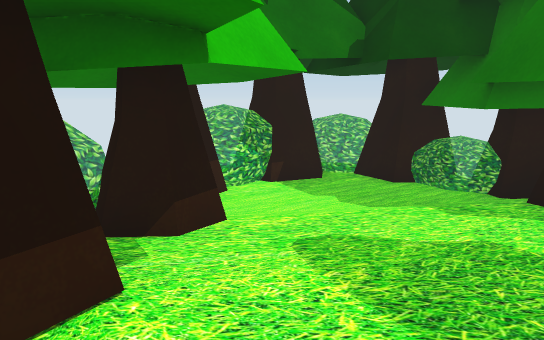
View 1 (above)

17 first-person views from a walk through a 3-D level made in the Unity game engine. The camera is 1.3 m above the floor, tilts 10° down and sees 70° across. The floor is counted in squares, 1 m on a side. Each view is taken from the middle of a square. On the plan, view 1 faces up. The plan holds only what a view shows up to about 16 squares ahead; the rest is blank. The place goes on beyond the plan. The player is left out.

View 2
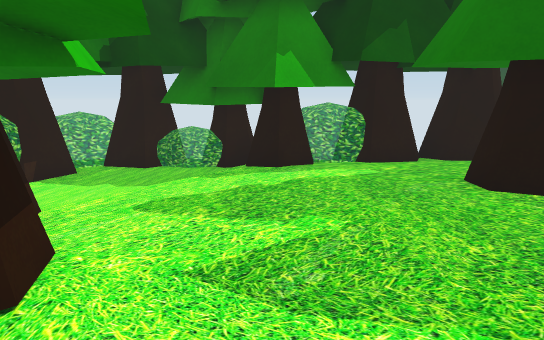

View 3
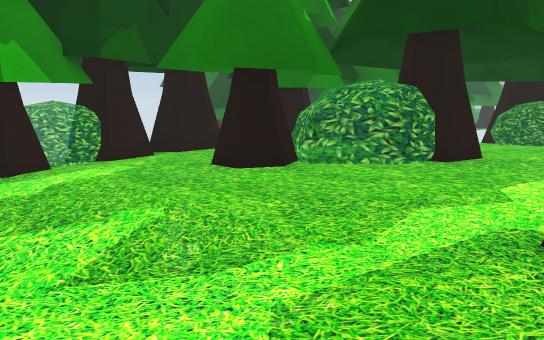

View 4
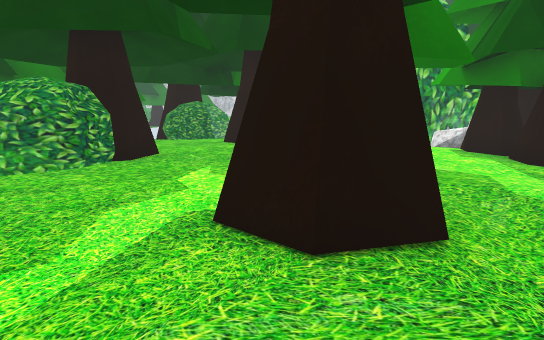

View 5
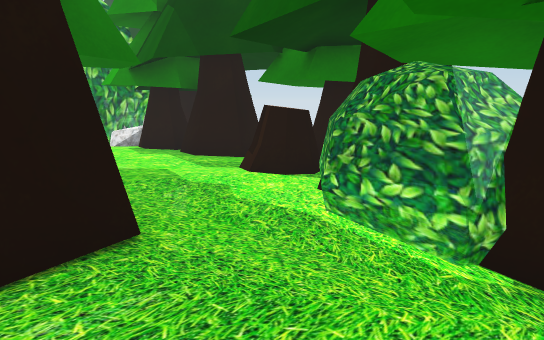

View 6
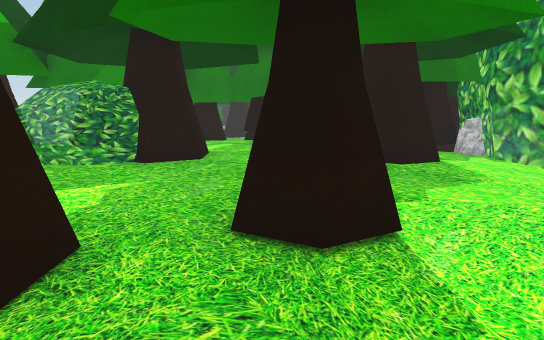

View 7
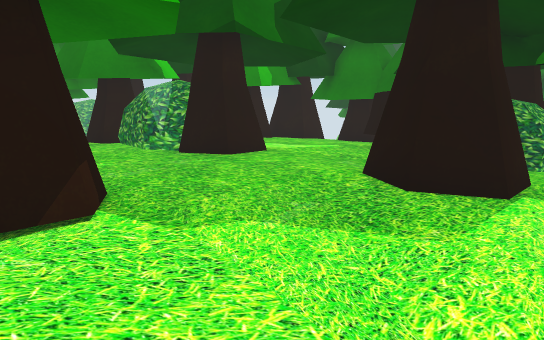

View 8
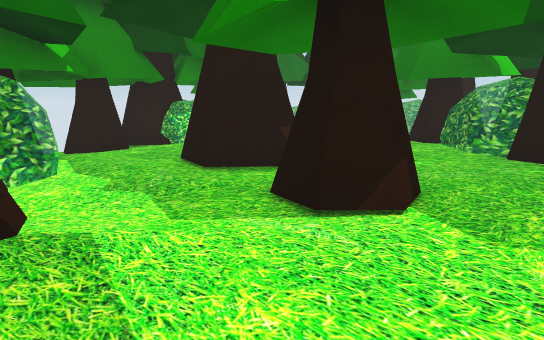

View 9
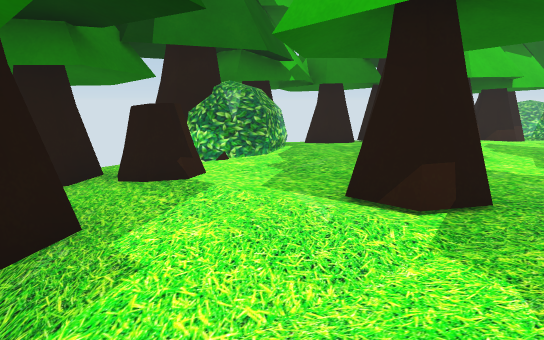

View 10
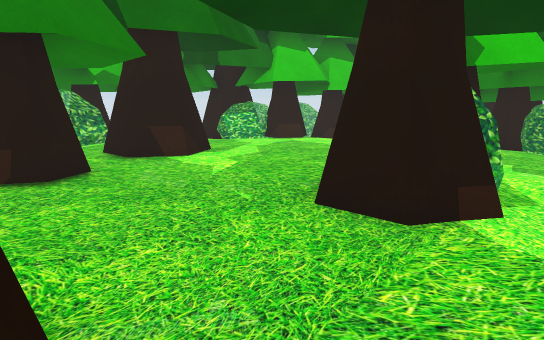

View 11
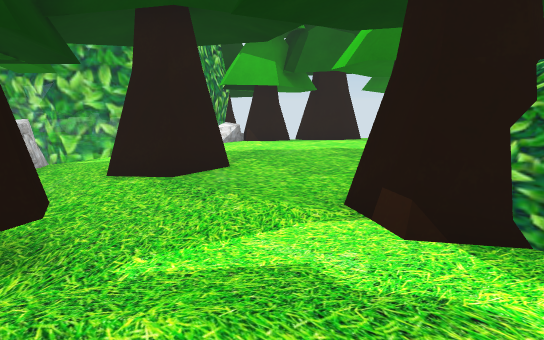

View 12
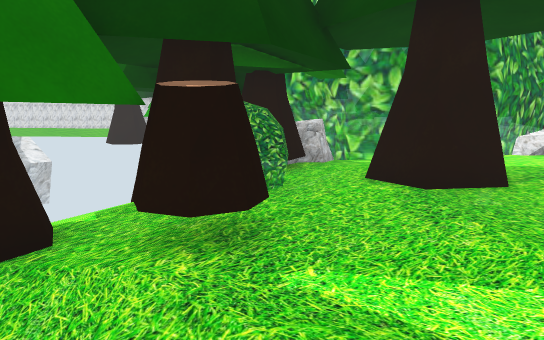

View 13
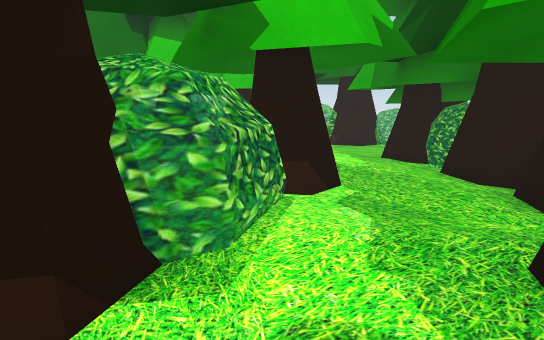

View 14
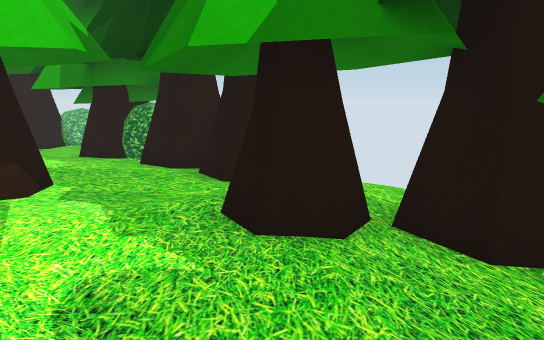

View 15
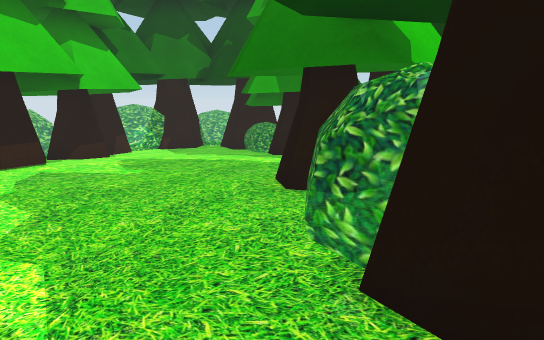

View 16
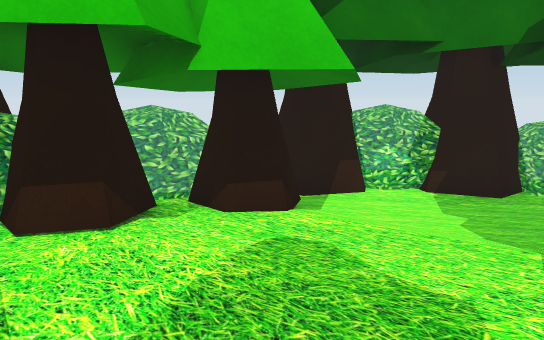

View 17
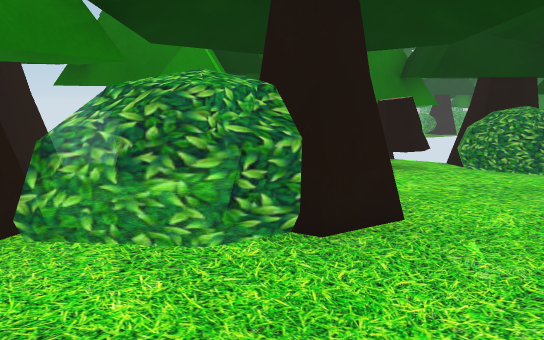

### Floor plan
Key: @ floor where view 1 was taken; # wall or solid block; . main floor; - floor 0.25 m lower than the main floor; _ floor 0.5 m lower than the main floor; / step, stairs or slope; = window, fence, low wall or low ledge; T thing the floor can be seen under or through.
Columns run from 6 left of view 1 to 11 right of it. Each row starts with its distance up from view 1.
  9      #####
  8     ###__##
  7    ###___##
  6      ___//#
  5     ##----###
  4     #/---.#####
  3     #/.......##
  2   ###.........#
  1  ###.......T..#
  0  ##...@...TT..##
 -1  ##.......T  .####
 -2  ....//....  .#..#
 -3 ##../##....TT....#
 -4 ## ..##....##....#
 -5  ##.............##
 -6   #.../#........##
 -7   #=../#........=#
 -8   #=......./##.###
 -9  ##-......./##.##
-10     ##........-#
-11     ##-...----=#
-12      =##--   ###
-13        ##

Positions as (right, up) in squares from view 1, and headings:
1: (0, 0), facing up
2: (-2, -1), facing up-right
3: (-3, 0), facing right
4: (-3, 0), facing down-right
5: (-3, 0), facing down
6: (-3, -6), facing right
7: (0, -11), facing up-right
8: (0, -11), facing up
9: (3, -11), facing up-left
10: (8, -8), facing up-left
11: (10, -2), facing down-left
12: (9, -2), facing down
13: (9, -4), facing up-left
14: (9, -5), facing up
15: (4, -6), facing up
16: (3, 1), facing up-left
17: (1, -3), facing right
